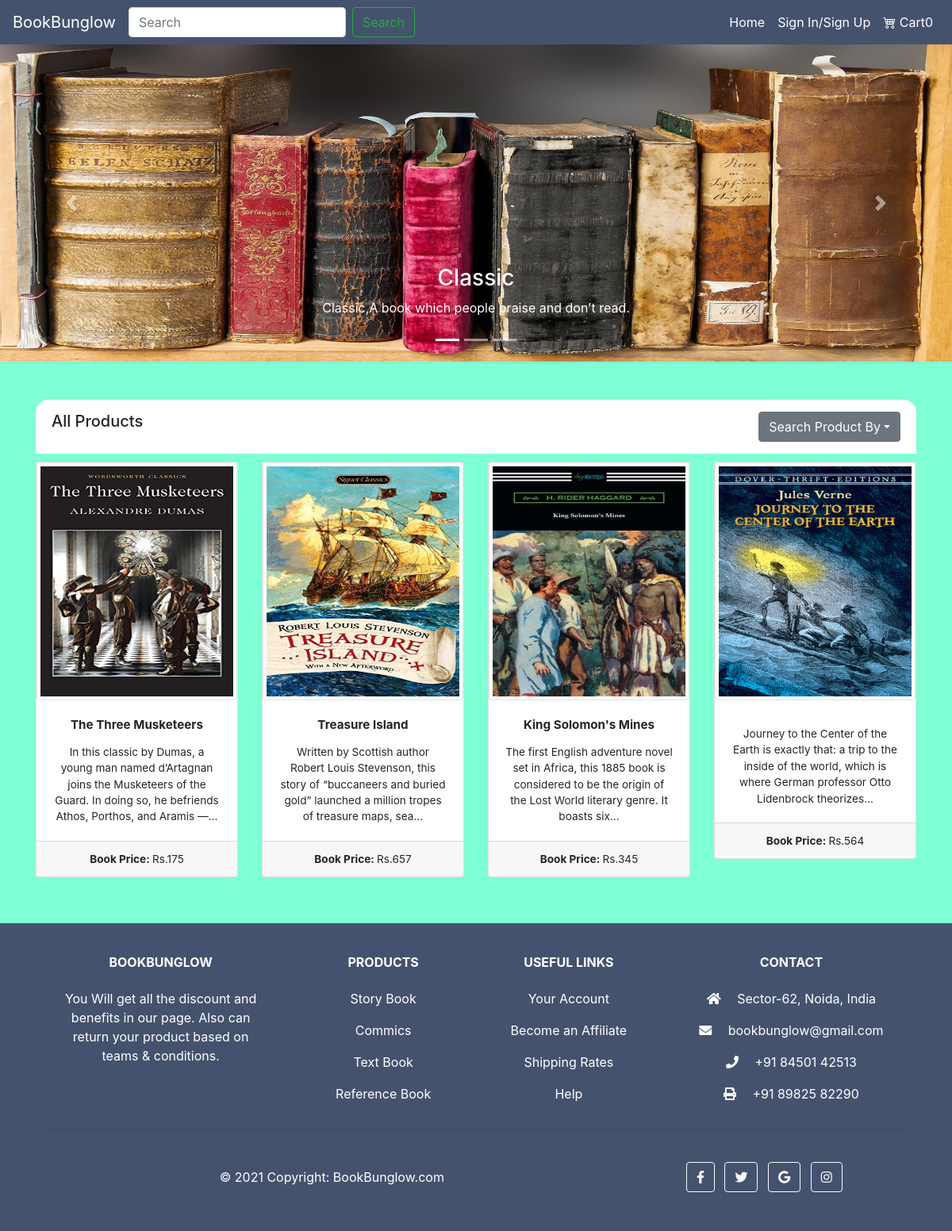
/displayCategory?categoryId=1, run on an earlier commit of the app's database.
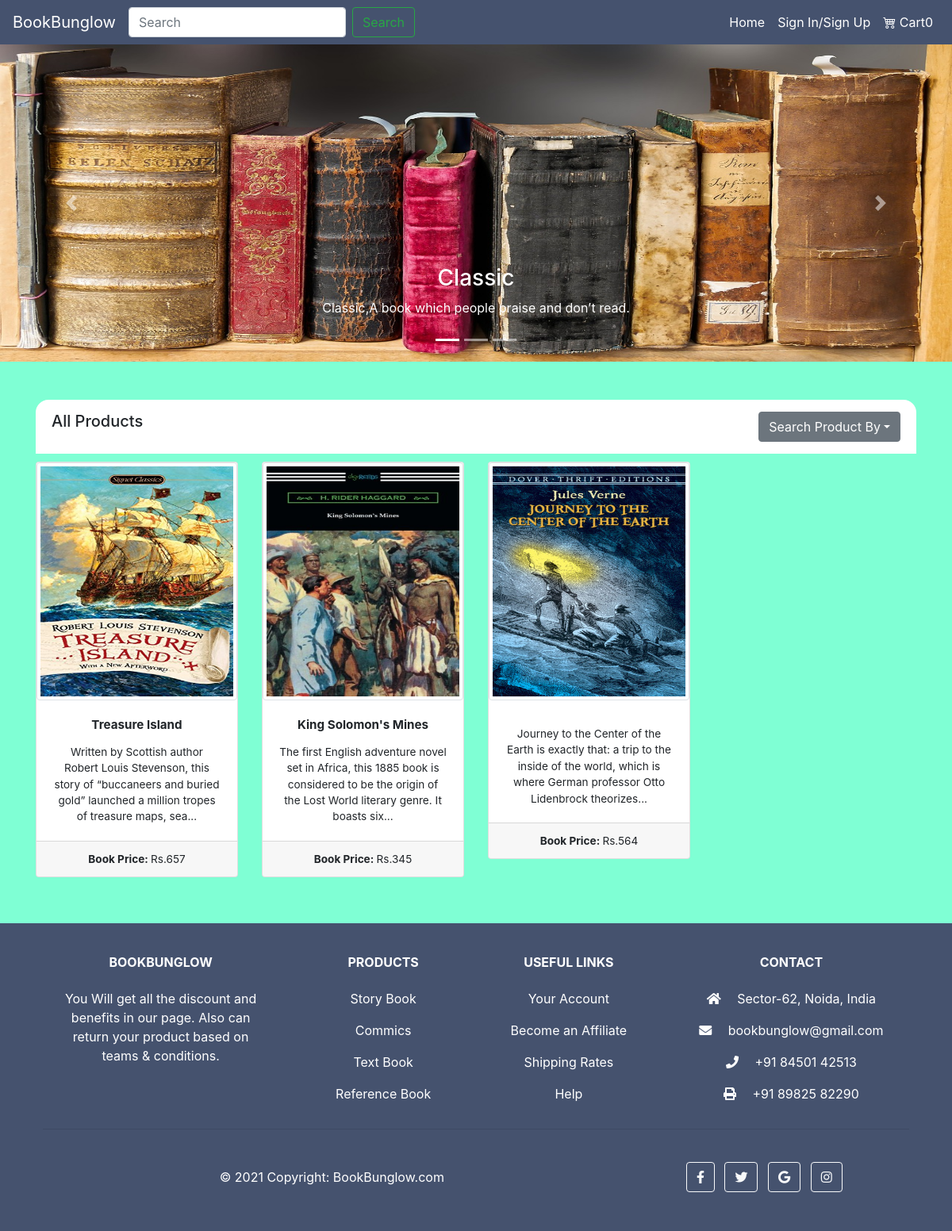
And on a later commit of the database.
### tables this page shows
CREATE TABLE products
		(productId INTEGER PRIMARY KEY,
		name TEXT,
		price REAL,
		description TEXT,
		image TEXT,
		stock INTEGER,
		categoryId INTEGER,
		FOREIGN KEY(categoryId) REFERENCES categories(categoryId)
		);

### app.py (the view)
@app.route("/displayCategory")
def displayCategory():
        loggedIn, firstName, noOfItems = getLoginDetails()
        categoryId = request.args.get("categoryId")
        with sqlite3.connect('database.db') as conn:
            cur = conn.cursor()
            cur.execute("SELECT products.productId, products.name, products.price, products.description, products.image, categories.name FROM products, categories WHERE products.categoryId = categories.categoryId AND categories.categoryId = " + categoryId)
            products = cur.fetchall()
            cur.execute('SELECT categoryId, name FROM categories')
            categoryData = cur.fetchall()
        conn.close()
        categoryName = products[0][4]
        return render_template('displayCategory.html', products=products, categoryData=categoryData, loggedIn=loggedIn, firstName=firstName, noOfItems=noOfItems, categoryName=categoryName)

### app.py (called while the page is built)
def getLoginDetails():
    with sqlite3.connect('database.db') as conn:
        cur = conn.cursor()
        if 'email' not in session:
            loggedIn = False
            firstName = ''
            noOfItems = 0
        else:
            loggedIn = True
            cur.execute("SELECT userId, firstName FROM users WHERE email = '" + session['email'] + "'")
            userId, firstName = cur.fetchone()
            cur.execute("SELECT count(productId) FROM cart WHERE userId = " + str(userId))
            noOfItems = cur.fetchone()[0]
    conn.close()
    return (loggedIn, firstName, noOfItems)

### templates/displayCategory.html (shortened to what the changed rows need)
<!DOCTYPE HTML>
<html>
<head>
    <link rel="stylesheet" href={{ url_for( 'static', filename='css/home.css' ) }} />
    <link rel="stylesheet" href={{ url_for( 'static', filename='css/topStyle.css' ) }} />
    <link href="https://cdn.jsdelivr.net/npm/bootstrap-icons@1.3.0/font/bootstrap-icons.css" rel="stylesheet" />
    <link href="https://stackpath.bootstrapcdn.com/bootstrap/4.4.1/css/bootstrap.min.css" rel="stylesheet" />
    <link rel="stylesheet" href="https://pro.fontawesome.com/releases/v5.10.0/css/all.css" />
</head>
<body>
    <div class="container mt-5 container-fluid">
        <div class="row">
            {% for product in products %}
            <div class="col-md-6 col-xs-12 col-lg-3 column h-100">
                <div class="card">
                    <a href="/productDescription?productId={{product[0]}}">
                        <img src="{{ url_for( 'static', filename='uploads/' + product[4]) }}" id="itemImage" class="img-thumbnail" alt="{{product[1]}}">
                    </a>
                    <div class="card-body">
                        <p class="card-title">{{product[1]}}</p>
                        <p class="card-text">{{product[3][0:500] | truncate(150) }}</p>
                    </div>
                    <div class="card-footer">
                        <p class="card-text"><span style="font-weight: bold;">Book Price: </span>Rs.{{product[2] | int}}</p>
                    </div>
                </div>
            </div>
            {% endfor %}
        </div>
    </div>
</body>
</html>

What changed in the data, as far as the page shows it:
removed products: image (picture), name "The Three Musketeers", description "In this classic by Dumas, a young man named d’Artagnan joins the Musketeers of the Guard. In doing so, he befriends Athos, Porthos, and Aramis —...", price "175"
